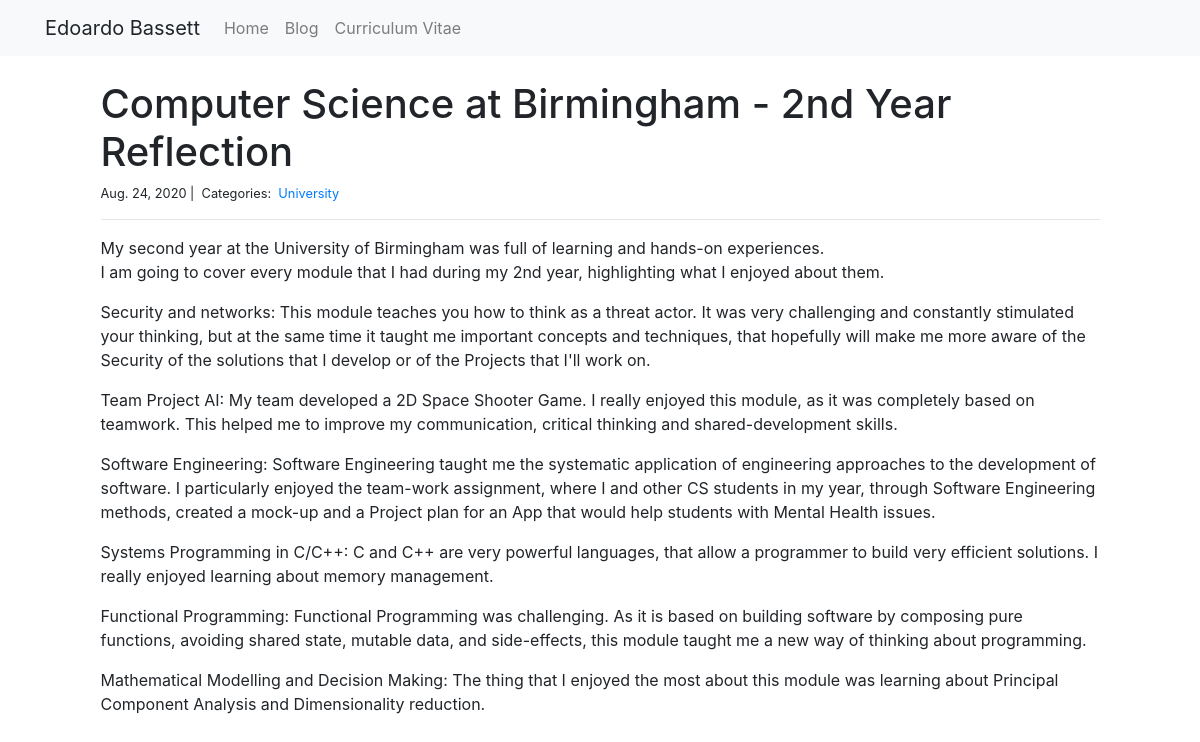
Screenshot of /blog/2nd-year-reflection-university-birmingham/ with the database file from the repository.
### blog/models.py (models this page shows, shortened)
class Post(models.Model):
    title = models.CharField(max_length=200, unique=True)
    slug = models.SlugField(max_length=200, unique=True)
    author = models.ForeignKey(User, on_delete= models.CASCADE,related_name='posts')
    updated_on = models.DateTimeField(auto_now= True)
    content = models.TextField()
    created_on = models.DateTimeField(auto_now_add=True)
    categories = models.ManyToManyField('Category', related_name='posts')
    class Meta:
        ordering = ['-created_on']

class Category(models.Model):
    name = models.CharField(max_length=20)

### blog/views.py (the view)
# urls.py: path('<slug:slug>/', views.PostDetail.as_view(), name='blog_detail'),
class PostDetail(generic.DetailView):
    model = Post
    template_name = 'blog_detail.html'

### blog/templates/blog_detail.html
{% extends "base.html" %}
{% block page_content %}
<div class="mx-auto mt-4" style="width: 90%;">
    <h1>{{ post.title }}</h1>
    <small>
        {{ post.created_on.date }} |&nbsp;
        Categories:&nbsp;
        {% for category in post.categories.all %}
        <a href="">
            {{ category.name }}
        </a>&nbsp;
        {% endfor %}
    </small>
    <hr>
    <p>{{ post.content | linebreaks }}</p>
</div>
{% endblock %}

### rows the page displays
Post: title "Computer Science at Birmingham - 2nd Year Reflection", created_on "Aug. 24, 2020", content "My second year at the University of Birmingham was full of learning and hands-on experiences. I am going to cover every module that I had during my 2nd year, highlighting what I enjoyed about them. Security and networks: This module teaches you how to think as a threat actor. It was very challenging and constantly stimulated your thinking, but at the same time it taught me important concepts and techniques, that hopefully will make me more aware of the Security of the solutions that I develop or of the Projects that I'll work on. Team Project AI: My team developed a 2D Space Shooter Game. I really enjoyed this module, as it was completely based on teamwork. This helped me to improve my…"
Category: name "University"
